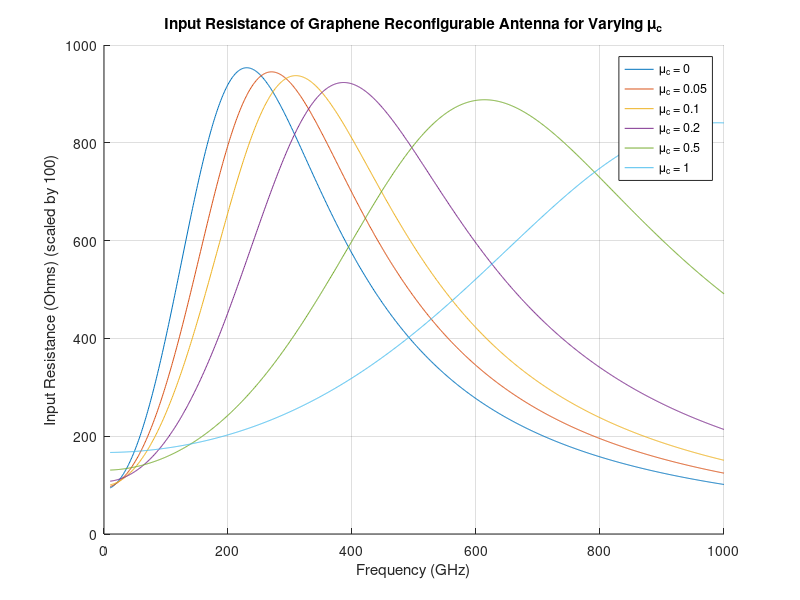
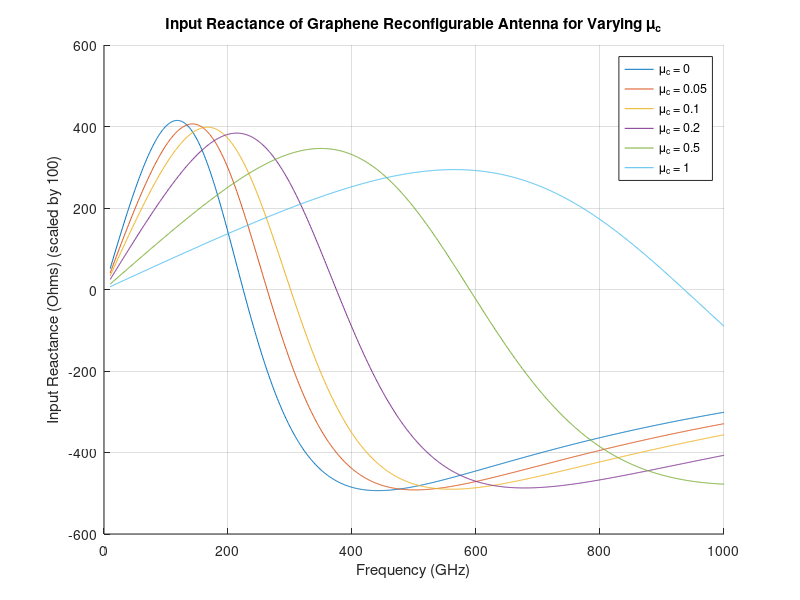
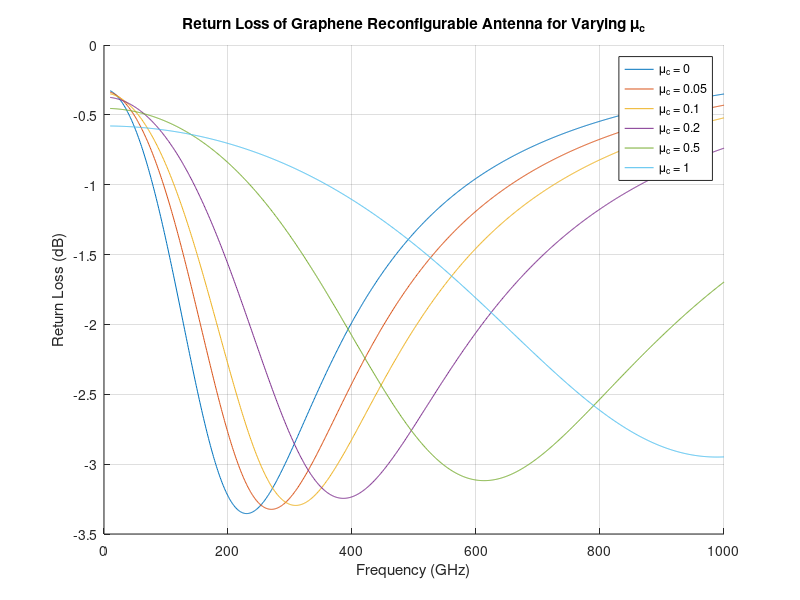

Reproduce these figures in MATLAB, in order.
%% Input Impedance & Return Loss vs Chemical Potential
% Models the antenna's equivalent-circuit input admittance/impedance
% across frequency for several mu_c values, then derives the
% reflection coefficient and return loss. Reproduces "Figures 2, 3, 4"
% in the report (Input Resistance, Input Reactance, Return Loss).

clear;
clc;

% Constants
mu0 = 4 * pi * 1e-7;  % Permeability of free space (H/m)
sigma_v = 1e7;        % Bulk conductivity of graphene (S/m)
dg = 0.1e-6;          % Equivalent thickness of graphene (m)

% Reference impedance
Z0 = 50; % Reference impedance (Ohms)

% Frequency range
f = linspace(1e8, 10e9, 1000); % Frequency from 100 MHz to 10 GHz
omega = 2 * pi * f;             % Angular frequency (rad/s)

% Antenna parameters
R0 = 500;   % Base Resistance (Ohms)
C0 = 5e-10; % Base Capacitance (F)
L0 = 1e-3;  % Base Inductance (H)

% Define chemical potential values for mu_c
mu_c_values = [0, 0.05, 0.1, 0.2, 0.5, 1]; % Updated values for mu_c
num_values = length(mu_c_values);

% Initialize input impedance arrays and return loss array
Zin_real_all = zeros(num_values, length(f));    % Input resistance for each mu_c
Zin_imag_all = zeros(num_values, length(f));    % Input reactance for each mu_c
return_loss_all = zeros(num_values, length(f)); % Return loss for each mu_c

% Loop through each mu_c value
for m = 1:num_values
    mu_c = mu_c_values(m); % Current chemical potential

    % Calculate parameters based on mu_c
    R_shift = 1 + mu_c;                         % Resistance shift
    C_shift = 5e-12 * (1 / (1 + 2 * mu_c));     % Capacitance shift
    L_shift = 1e-9 / (1 + 5 * mu_c);            % Inductance shift

    % Initialize input admittance arrays for this mu_c
    Yin_real = zeros(size(f)); % Real part of input admittance
    Yin_imag = zeros(size(f)); % Imaginary part of input admittance

    % Loop through frequencies to calculate input admittance
    for i = 1:length(f)
        % Calculate total admittance
        Ysn = 0.1 + 1i * omega(i) * C_shift;          % Equivalent admittance of the open slot
        Yline = 1 / (R_shift + 1i * omega(i) * L_shift); % Transmission line admittance
        Ytotal = Ysn + Yline;                          % Total input admittance

        % Store real and imaginary parts
        Yin_real(i) = real(Ytotal); % Real part of input admittance
        Yin_imag(i) = imag(Ytotal); % Imaginary part of input admittance
    end

    % Calculate Input Impedance for current mu_c
    Zin = 1 ./ (Yin_real + 1i * Yin_imag); % Input impedance

    % Extract real and imaginary parts of input impedance
    Zin_real_all(m, :) = real(Zin); % Input resistance
    Zin_imag_all(m, :) = imag(Zin); % Input reactance

    % Calculate Reflection Coefficient and Return Loss for current mu_c
    reflection_coefficient = (Zin - Z0) ./ (Zin + Z0);
    return_loss_all(m, :) = 20 * log10(abs(reflection_coefficient));
end

% Scale frequency and input impedance
f_scaled = f * 100;                       % Scale frequency by 100
Zin_real_all = Zin_real_all * 100;        % Scale input resistance by 100
Zin_imag_all = Zin_imag_all * 100;        % Scale input reactance by 100

% Plot Input Resistance for different mu_c values in a new figure
figure;
hold on;
for m = 1:num_values
    plot(f_scaled * 1e-9, Zin_real_all(m, :), 'DisplayName', ['\mu_c = ' num2str(mu_c_values(m))]);
end
grid on;
title('Input Resistance of Graphene Reconfigurable Antenna for Varying \mu_c');
xlabel('Frequency (GHz)');
ylabel('Input Resistance (Ohms) (scaled by 100)');
xlim([0 1000]);
legend show;
hold off;

% Plot Input Reactance for different mu_c values in a new figure
figure;
hold on;
for m = 1:num_values
    plot(f_scaled * 1e-9, Zin_imag_all(m, :), 'DisplayName', ['\mu_c = ' num2str(mu_c_values(m))]);
end
grid on;
title('Input Reactance of Graphene Reconfigurable Antenna for Varying \mu_c');
xlabel('Frequency (GHz)');
ylabel('Input Reactance (Ohms) (scaled by 100)');
xlim([0 1000]);
legend show;
hold off;

% Plot Return Loss for different mu_c values in a new figure
figure;
hold on;
for m = 1:num_values
    plot(f_scaled * 1e-9, return_loss_all(m, :), 'DisplayName', ['\mu_c = ' num2str(mu_c_values(m))]);
end
grid on;
title('Return Loss of Graphene Reconfigurable Antenna for Varying \mu_c');
xlabel('Frequency (GHz)');
ylabel('Return Loss (dB)');
xlim([0 1000]);
legend show;
hold off;

% Display message to confirm that separate figures were created
disp('Separate figures generated for Input Resistance, Input Reactance, and Return Loss.');
